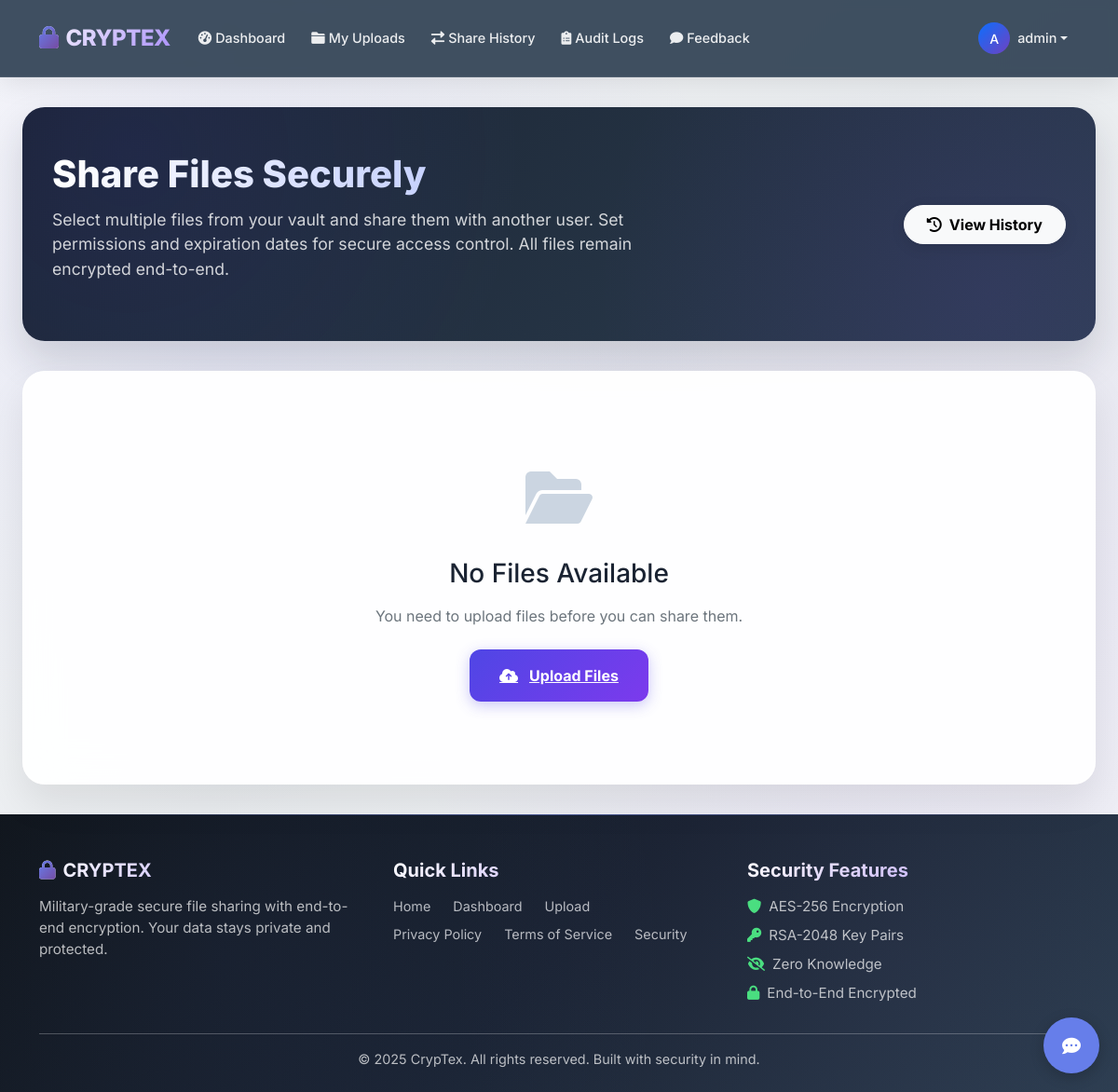
The page /share/ (signed in) on the database as committed earlier.
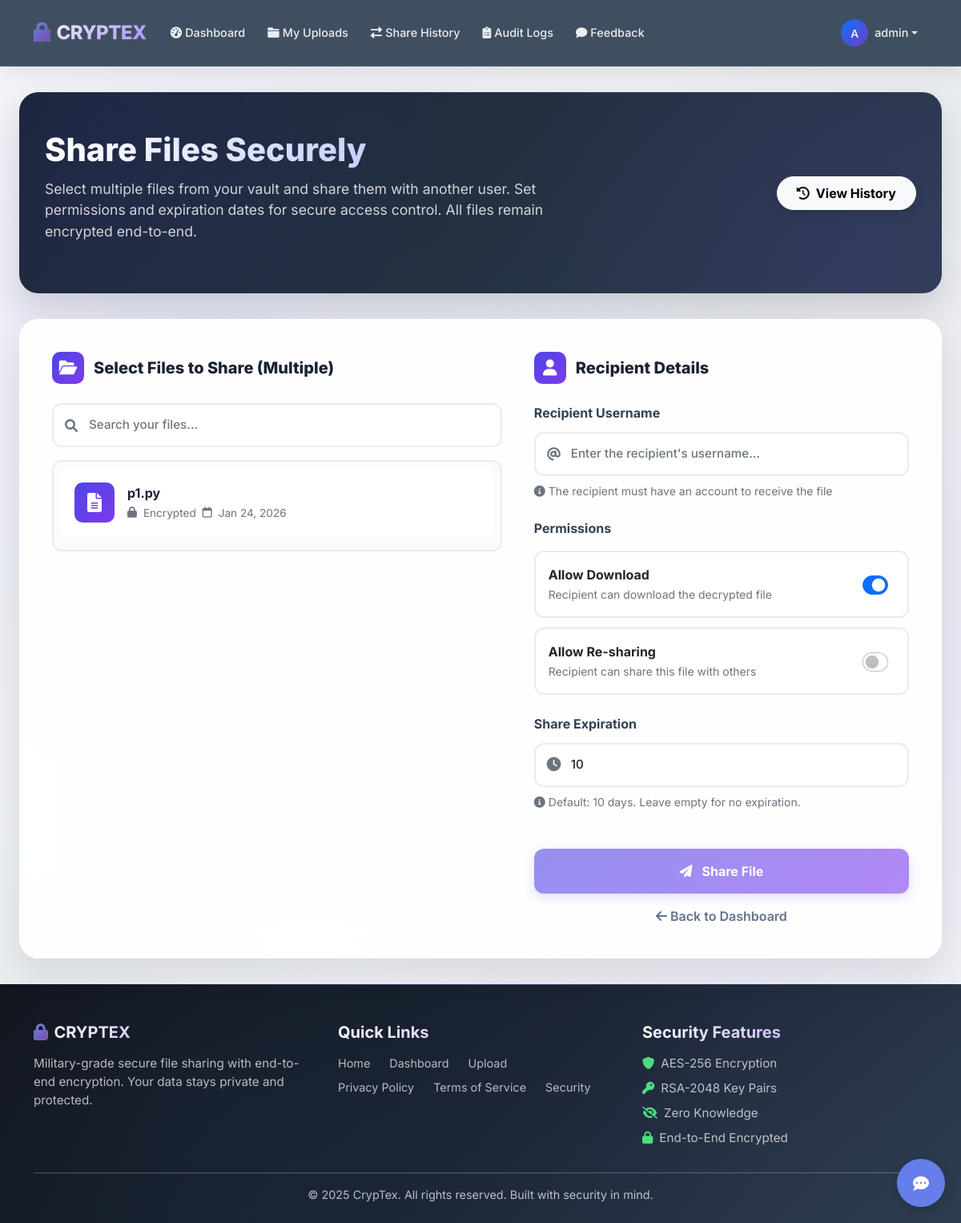
The same page on the database as committed later.
### file_sharing/models.py (models this page shows, shortened)
class SharedFile(models.Model):
    owner = models.ForeignKey(User, on_delete=models.CASCADE)
    original_filename = models.CharField(max_length=255)
    encrypted_filename = models.CharField(max_length=255)
    encryption_key = models.BinaryField()  # Will be encrypted with user's public key
    upload_date = models.DateTimeField(default=timezone.now)
    expiration_date = models.DateTimeField(null=True, blank=True)
    download_count = models.IntegerField(default=0)

### file_sharing/views.py (the view, shortened to what this page needs)
# urls.py: path('share/', views.share_page, name='share_page'),
@login_required
def share_page(request):
    user_files = SharedFile.objects.filter(owner=request.user)
    return render(request, 'file_sharing/share_page.html', {
        'user_files': user_files
    })

### file_sharing/templates/file_sharing/share_page.html (shortened to what the changed rows need)
{% extends 'file_sharing/base.html' %}
{% block content %}
<div class="share-page">
    <div class="container-custom">
        <div class="page-header">
            <div class="header-content d-flex justify-content-between align-items-center flex-wrap gap-4">
                <div>
                    <h1 class="page-title">Share Files Securely</h1>
                </div>
            </div>
        </div>
        <div class="share-card">
            {% if user_files %}
            <form method="post" id="shareForm">
                <div class="share-form-grid">
                    <div class="file-selection-section">
                        <div class="section-title">
                            <div class="section-icon">
                                <i class="fas fa-folder-open"></i>
                            </div>
                            <span>Select Files to Share (Multiple)</span>
                        </div>
                        <div class="file-search-box">
                            <input type="text" class="file-search-input" id="fileSearchInput"
                                placeholder="Search your files..." onkeyup="filterFiles()">
                        </div>
                        <div class="custom-file-list" id="fileList">
                            {% for file in user_files %}
                            <div class="file-list-item" data-file-id="{{ file.id }}"
                                data-filename="{{ file.original_filename|lower }}" onclick="selectFile(this)">
                                <div class="file-item-icon">
                                    {% with name=file.original_filename|lower %}
                                        {% if name|slice:"-4:" == ".pdf" %}
                                            <i class="fas fa-file-pdf"></i>
                                        {% elif name|slice:"-5:" == ".docx" or name|slice:"-4:" == ".doc" %}
                                            <i class="fas fa-file-word"></i>
                                        {% elif name|slice:"-4:" == ".ppt" or name|slice:"-5:" == ".pptx" %}
                                            <i class="fas fa-file-powerpoint"></i>
                                        {% elif name|slice:"-4:" == ".jpg" or name|slice:"-5:" == ".jpeg" or name|slice:"-4:" == ".png" %}
                                            <i class="fas fa-file-image"></i>
                                        {% else %}
                                            <i class="fas fa-file-alt"></i>
                                        {% endif %}
                                    {% endwith %}
                                </div>
                                <div class="file-item-info">
                                    <div class="file-item-name">
                                        {{ file.original_filename }}
                                    </div>
                                    <div class="file-item-meta">
                                        <span><i class="fas fa-lock me-1"></i>Encrypted</span>
                                        <span><i class="far fa-calendar me-1"></i>{{ file.upload_date|date:"M d, Y"}}</span>
                                    </div>
                                </div>
                            </div>
                            {% endfor %}
                        </div>
                    </div>
                    <div class="recipient-section">
                        <div class="section-title">
                            <div class="section-icon">
                                <i class="fas fa-user"></i>
                            </div>
                            <span>Recipient Details</span>
                        </div>
                        <div class="form-group">
                            <label class="form-label">Recipient Username</label>
                            <div class="input-wrapper">
                                <input type="text" name="username" class="form-control"
                                    placeholder="Enter the recipient's username..." required>
                            </div>
                            <small class="text-muted mt-2 d-block">
                                <i class="fas fa-info-circle me-1"></i>The recipient must have an account to receive the
                                file
                            </small>
                        </div>
                        <div class="form-group">
                            <label class="form-label mb-3">Permissions</label>
                            <div class="permission-item">
                                <div>
                                    <div class="fw-bold text-dark">Allow Download</div>
                                    <small class="text-muted">Recipient can download the decrypted file</small>
                                </div>
                                <div class="form-check form-switch">
                                    <input class="form-check-input" type="checkbox" id="can_download" name="can_download" checked>
                                </div>
                            </div>
                            <div class="permission-item">
                                <div>
                                    <div class="fw-bold text-dark">Allow Re-sharing</div>
                                    <small class="text-muted">Recipient can share this file with others</small>
                                </div>
                                <div class="form-check form-switch">
                                    <input class="form-check-input" type="checkbox" id="can_share" name="can_share">
                                </div>
                            </div>
                        </div>
                        <div class="form-group">
                            <label class="form-label">Share Expiration</label>
                            <div class="input-wrapper">
                                <input type="number" name="expiration_days" class="form-control"
                                    placeholder="Days until expiration" min="1" max="365" value="10">
                            </div>
                            <small class="text-muted mt-2 d-block">
                                <i class="fas fa-info-circle me-1"></i>Default: 10 days. Leave empty for no expiration.
                            </small>
                        </div>
                        <div class="actions-section mt-5">
                            <button type="submit" class="btn-share" id="shareButton" disabled>
                                <i class="fas fa-paper-plane"></i> Share File
                            </button>
                            <a href="{% url 'file_sharing:dashboard' %}" class="btn-cancel">
                                <i class="fas fa-arrow-left me-1"></i>Back to Dashboard
                            </a>
                        </div>
                    </div>
                </div>
            </form>
            {% else %}
            <div class="empty-state">
                <div class="empty-icon">
                    <i class="fas fa-folder-open"></i>
                </div>
                <h3 class="mb-3">No Files Available</h3>
                <p class="text-muted mb-4">You need to upload files before you can share them.</p>
                <a href="{% url 'file_sharing:upload' %}" class="btn-share d-inline-flex" style="width: auto;">
                    <i class="fas fa-cloud-upload-alt"></i> Upload Files
                </a>
            </div>
            {% endif %}
        </div>
    </div>
</div>
{% endblock %}

Rows that differ between the two databases and show on the page:
added SharedFile: original_filename "p1.py", upload_date "Jan 24, 2026"
Other text that changed with them:
form field can_download: (not shown) → "☑"
form field can_share: (not shown) → "☐"
form field expiration_days: (not shown) → "10"
text no longer shown: "No Files Available You need to upload files before you can share them. Upload Files"
text now shown: "Select Files to Share (Multiple) Recipient Details Recipient Username The recipient must have an account to receive the file Permissions Allow Download Recipient can download the decrypted file Allow Re-sharing Recipient can share this file with others Share Expiration Default: 10 days. Leave empty for no expiration. Share File Back to Dashboard"
